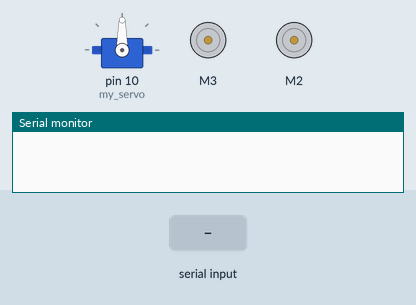
A sketch run on a simulated Arduino Uno, built with avr-gcc and run on an emulated ATmega328P. Shown: servo, 2 × DC motor (green arrow = forward, orange = backward, longer = faster), the last lines printed to the serial monitor. The test bench sets the inputs (shaded band).

Above: at 1.2 s.
1.3 s: "F" received over Serial
At 1.7 s:
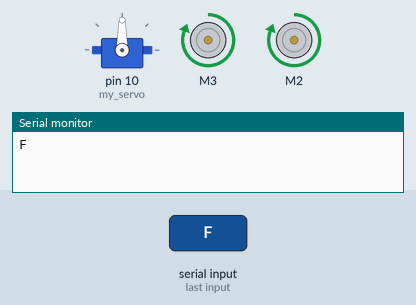
2.8 s: "B" received over Serial
At 4.0 s:
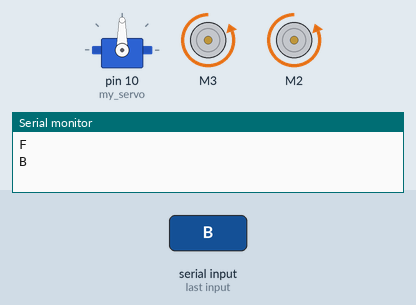
4.3 s: "L" received over Serial
At 5.2 s:
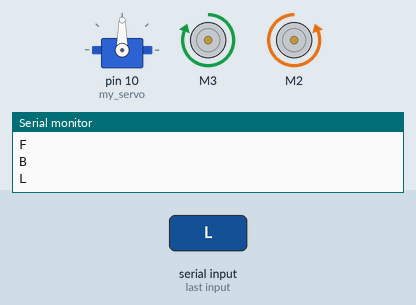
5.8 s: "R" received over Serial
At 6.3 s:
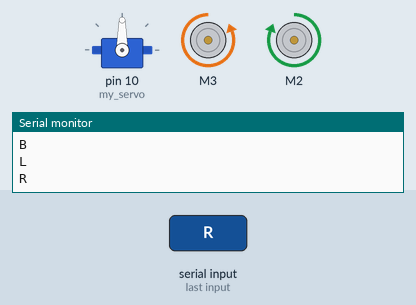
7.3 s: "G" received over Serial
At 8.5 s:
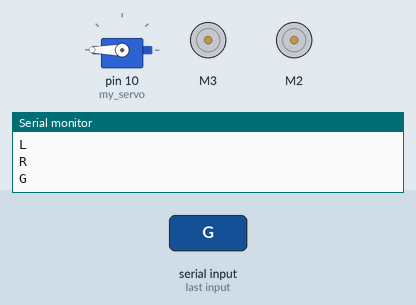
8.8 s: "I" received over Serial
At 9.8 s:
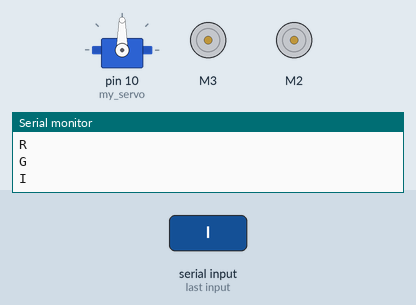
Timing chart, 0 to 11.3 s (numbered marks = the images above; inputs shaded):
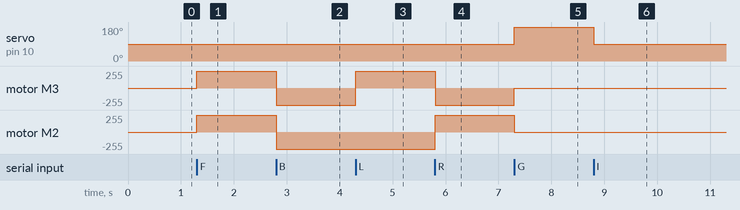

The sketch:

sketch_oct20a.ino
```cpp
#include <AFMotor.h>
#include "Servo.h"

Servo  my_servo;


AF_DCMotor motor1(3);
AF_DCMotor motor2(2);

char command;

void setup()
{
  Serial.begin(9600);

    my_servo.attach(10);
}

void loop(){
  if(Serial.available() > 0){
    command = Serial.read();
    Stop();

    Serial.println(command);
    switch(command){
    case 'F':
      forward();
      break;
    case 'B':
       back();
      break;
    case 'L':
      left();
      break;
    case 'R':
      right();
      break;
      case 'G':
      Turn_Head_right();
      break;
      case 'I':
      Turn_Head_left();
      break;
      case 'W':
      head_forward();
      break;

    }
  }
}
void Turn_Head_right()
{
  my_servo.write(180);

   }
   void Turn_Head_left()
{
  my_servo.write(90);

   }
   void   head_forward()
{
  my_servo.write(0);

   }

void forward()
{
  motor1.setSpeed(255);
  motor1.run(FORWARD);
  motor2.setSpeed(255);
  motor2.run(FORWARD);
}

void back()
{
  motor1.setSpeed(255);
  motor1.run(BACKWARD);
  motor2.setSpeed(255);
  motor2.run(BACKWARD);
}

void left()
{
  motor1.setSpeed(255);
  motor1.run(FORWARD);
  motor2.setSpeed(255);
  motor2.run(BACKWARD);
}

void right()
{
  motor1.setSpeed(255);
  motor1.run(BACKWARD);
  motor2.setSpeed(255);
  motor2.run(FORWARD);
}

void Stop()
{
  motor1.setSpeed(0);
  motor2.run(RELEASE);
  motor2.setSpeed(0);
  motor2.run(RELEASE);
}
```

Measured:
- after the input at 1.3 s, motor M3, motor M2: stopped → forward 255/255 at once
- after the input at 2.8 s, motor M3, motor M2: forward 255/255 → backward 255/255 at once
- after the input at 4.3 s, motor M3: backward 255/255 → forward 255/255 at once
- after the input at 5.8 s, motor M3: forward 255/255 → backward 255/255 at once; motor M2: backward 255/255 → forward 255/255 at once
- after the input at 7.3 s, servo on pin 10 (my_servo): 90° → 180° at once; motor M3: backward 255/255 → stopped at once; motor M2: forward 255/255 → stopped at once
- after the input at 8.8 s, servo on pin 10 (my_servo): 180° → 90° at once
